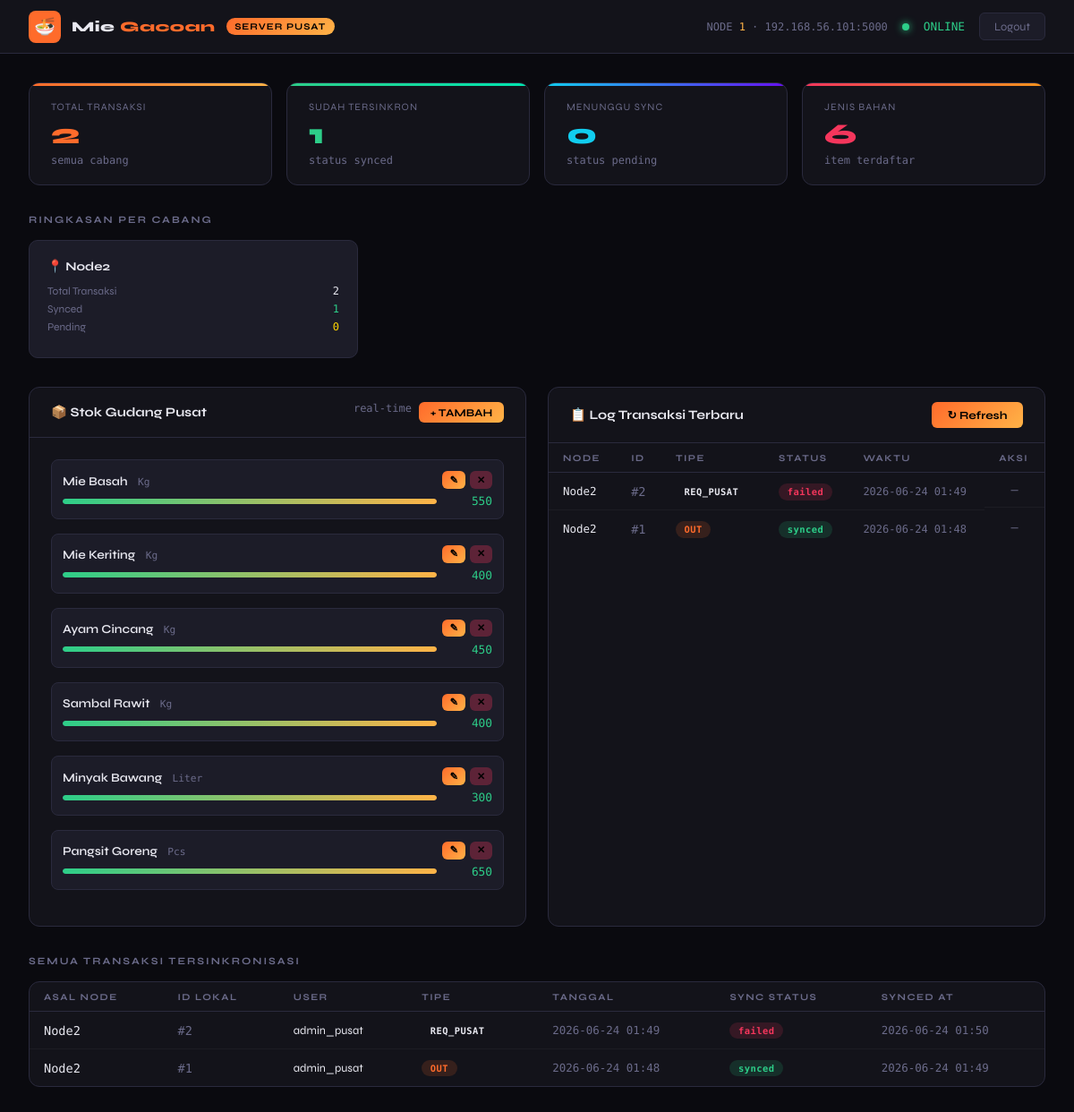
Screenshot of / (signed in) with the database file from the repository.
### tables this page shows
CREATE TABLE transaksi_header (
        asal_node       TEXT,
        id_lokal        INTEGER,
        id_user         INTEGER,
        tipe_transaksi  TEXT CHECK(tipe_transaksi IN ('IN','OUT','KASIR','REQ_PUSAT')),
        tanggal         DATETIME DEFAULT CURRENT_TIMESTAMP,
        sync_status      TEXT DEFAULT 'pending'
                        CHECK(sync_status IN ('pending','synced','failed')),
        synced_at       DATETIME,
        conflict_flag   INTEGER DEFAULT 0,
        PRIMARY KEY (asal_node, id_lokal),
        FOREIGN KEY (id_user) REFERENCES user(id_user)
    );

CREATE TABLE bahan_baku (
        id_bahan    INTEGER PRIMARY KEY AUTOINCREMENT,
        nama_bahan  TEXT UNIQUE,
        satuan      TEXT,
        stok        INTEGER DEFAULT 100
    );

CREATE TABLE user (
        id_user     INTEGER PRIMARY KEY AUTOINCREMENT,
        username    TEXT UNIQUE,
        password    TEXT,
        asal_node   TEXT
    );

### routes/_web.py (the view)
    @app.route('/', methods=['GET'])
    def index():
        if not session.get('logged_in'):
            return render_template('server_dashboard.html')
        conn = get_db()
        cursor = conn.cursor()
        cursor.execute("SELECT COUNT(*) FROM transaksi_header")
        total = cursor.fetchone()[0]
        cursor.execute("SELECT COUNT(*) FROM transaksi_header WHERE sync_status='synced'")
        synced = cursor.fetchone()[0]
        cursor.execute("SELECT COUNT(*) FROM transaksi_header WHERE sync_status='pending'")
        pending = cursor.fetchone()[0]
        cursor.execute("SELECT COUNT(*) FROM bahan_baku")
        bahan = cursor.fetchone()[0]
        stats = dict(total=total, synced=synced, pending=pending, bahan=bahan)
        cursor.execute("SELECT id_bahan, nama_bahan, satuan, stok FROM bahan_baku")
        stok = [dict(r) for r in cursor.fetchall()]
        cursor.execute('''
            SELECT asal_node,
                   COUNT(*) AS total,
                   SUM(CASE WHEN sync_status='synced'  THEN 1 ELSE 0 END) AS synced,
                   SUM(CASE WHEN sync_status='pending' THEN 1 ELSE 0 END) AS pending
            FROM transaksi_header GROUP BY asal_node
        ''')
        cabang_summary = [dict(r) for r in cursor.fetchall()]
        cursor.execute('''
            SELECT h.asal_node, h.id_lokal, h.tipe_transaksi,
                   h.tanggal, h.sync_status, h.synced_at, u.username
            FROM transaksi_header h
            LEFT JOIN user u ON h.id_user = u.id_user
            ORDER BY h.tanggal DESC LIMIT 20
        ''')
        log = [dict(r) for r in cursor.fetchall()]
        cursor.execute('''
            SELECT h.asal_node, h.id_lokal, h.tipe_transaksi,
                   h.tanggal, h.sync_status, h.synced_at, u.username
            FROM transaksi_header h
            LEFT JOIN user u ON h.id_user = u.id_user
            ORDER BY h.tanggal DESC
        ''')
        all_transaksi = [dict(r) for r in cursor.fetchall()]
        conn.close()
        return render_template('server_dashboard.html',
            stats=stats, stok=stok, cabang_summary=cabang_summary,
            log=log, all_transaksi=all_transaksi)

### server_api.py (called while the page is built)
def get_db():
    conn = sqlite3.connect(DB)
    conn.row_factory = sqlite3.Row
    return conn

### templates/server_dashboard.html (shortened to what this page needs)
<!DOCTYPE html>
<html lang="id">
<head>
</head>
<body>
{% if not session.get('logged_in') %}
<div class="login-wrap">
  <div class="login-card">
    <div class="login-logo">
      <div class="icon">🍜</div>
      <h2>Mie Gacoan <span style="color:var(--accent)">Pusat</span></h2>
      <p>Server Dashboard — Node 1</p>
    </div>
    {% if error %}
    <div class="alert-error">{{ error }}</div>
    {% endif %}
    <form method="POST" action="/login">
      <div class="form-group">
        <label>USERNAME</label>
        <input type="text" name="username" placeholder="admin_pusat" autocomplete="off" required>
      </div>
      <div class="form-group">
        <label>PASSWORD</label>
        <input type="password" name="password" placeholder="••••••••" required>
      </div>
      <button type="submit" class="btn-login">MASUK →</button>
    </form>
  </div>
</div>
{% else %}
<div class="topbar">
  <div class="logo">
    <div class="logo-icon">🍜</div>
    <div class="logo-text">Mie <span>Gacoan</span></div>
    <span class="badge-server">SERVER PUSAT</span>
  </div>
  <div class="topbar-right">
    <div class="node-info">NODE <span>1</span> · 192.168.56.101:5000</div>
    <div class="status-dot"></div>
    <div class="status-label">ONLINE</div>
    <form method="POST" action="/logout" style="margin:0">
      <button class="btn-logout">Logout</button>
    </form>
  </div>
</div>
<div class="container">
  {% include 'partials/_stats.html' %}
  <div class="section-title">Ringkasan Per Cabang</div>
  <div class="cabang-grid">
    {% for c in cabang_summary %}
    <div class="cabang-card">
      <div class="cabang-name">📍 {{ c.asal_node }}</div>
      <div class="cabang-stat">
        <span class="cabang-stat-label">Total Transaksi</span>
        <span class="cabang-stat-val">{{ c.total }}</span>
      </div>
      <div class="cabang-stat">
        <span class="cabang-stat-label">Synced</span>
        <span class="cabang-stat-val" style="color:var(--green)">{{ c.synced }}</span>
      </div>
      <div class="cabang-stat">
        <span class="cabang-stat-label">Pending</span>
        <span class="cabang-stat-val" style="color:var(--yellow)">{{ c.pending }}</span>
      </div>
    </div>
    {% endfor %}
  </div>
  <div class="grid-2">
    <div class="card">
      <div class="card-header">
        <h3>📦 Stok Gudang Pusat</h3>
        <div style="display:flex;gap:.5rem;">
          <span style="font-size:.75rem;color:var(--muted);font-family:var(--mono)">real-time</span>
          <button class="btn-refresh" onclick="openAddBahanModal()" style="padding:.3rem .8rem;font-size:.75rem;">+ TAMBAH</button>
        </div>
      </div>
      <div class="card-body" id="stok-container">
        {% for b in stok %}
        {% set pct = ((b.stok / 100 * 100) | int) %}
        {% if pct < 0 %}{% set pct = 0 %}{% endif %}
        {% if pct > 100 %}{% set pct = 100 %}{% endif %}
        <div class="stok-item" id="stok-{{ b.id_bahan }}" style="margin-bottom:1rem;padding:.75rem;background:var(--surface2);border-radius:8px;border:1px solid var(--border);">
          <div style="display:flex;justify-content:space-between;align-items:center;margin-bottom:.4rem;">
            <div>
              <span style="font-size:.85rem;font-weight:600;">{{ b.nama_bahan }}</span>
              <span style="font-size:.7rem;color:var(--muted);font-family:var(--mono);margin-left:.5rem;">{{ b.satuan }}</span>
            </div>
            <div style="display:flex;gap:.3rem;">
              <button class="btn-refresh" onclick="openEditBahanModal({{ b.id_bahan }}, '{{ b.nama_bahan }}', '{{ b.satuan }}', {{ b.stok }})" style="padding:.2rem .5rem;font-size:.7rem;">✎</button>
              <button class="btn-refresh" onclick="deleteBahan({{ b.id_bahan }})" style="padding:.2rem .5rem;font-size:.7rem;background:rgba(245,54,92,.3);">✕</button>
            </div>
          </div>
          <div class="stok-bar-wrap">
            <div class="stok-bar-bg">
              <div class="stok-bar-fill {% if pct < 20 %}danger{% elif pct < 50 %}warn{% endif %}"
                  style="width:{{ pct }}%"></div>
            </div>
            <div class="stok-num {% if b.stok < 20 %}{% set _ = '' %}{% endif %}"
                style="color:{% if b.stok < 20 %}var(--red){% elif b.stok < 50 %}var(--yellow){% else %}var(--green){% endif %}">
              {{ b.stok }}
            </div>
          </div>
        </div>
        {% endfor %}
      </div>
    </div>
    <div class="card">
      <div class="card-header">
        <h3>📋 Log Transaksi Terbaru</h3>
        <button class="btn-refresh" onclick="location.reload()">↻ Refresh</button>
      </div>
      <div class="table-wrap">
        <table>
          <thead>
            <tr>
              <th>Node</th>
              <th>ID</th>
              <th>Tipe</th>
              <th>Status</th>
              <th>Waktu</th>
              <th>Aksi</th>
            </tr>
          </thead>
          <tbody>
            {% for t in log %}
            <tr>
              <td style="font-family:var(--mono);font-size:.78rem;">{{ t.asal_node }}</td>
              <td style="font-family:var(--mono);color:var(--muted);">#{{ t.id_lokal }}</td>
              <td>
                <span class="badge badge-{{ t.tipe_transaksi|lower }}">{{ t.tipe_transaksi }}</span>
              </td>
              <td>
                <span class="badge badge-{{ t.sync_status }}">{{ t.sync_status }}</span>
              </td>
              <td style="font-size:.75rem;color:var(--muted);font-family:var(--mono);">
                {{ t.tanggal[:16] if t.tanggal else '-' }}
              </td>
              <td style="text-align: center; display: flex; gap: .3rem; justify-content: center;">
                {% if t.tipe_transaksi == 'REQ_PUSAT' and t.sync_status == 'pending' %}
                  <button class="btn-refresh" onclick="setujuiPermintaan('{{ t.asal_node }}', {{ t.id_lokal }})"
                          style="padding:.2rem .5rem; font-size:.65rem; background:var(--green); color:#000; border:none;">✓ SETUJU</button>
                  <button class="btn-refresh" onclick="tolakPermintaan('{{ t.asal_node }}', {{ t.id_lokal }})"
                          style="padding:.2rem .5rem; font-size:.65rem; background:var(--red); color:#fff; border:none;">✕ TOLAK</button>
                {% else %}
                  <span style="color:var(--muted); font-size:.75rem;">—</span>
                {% endif %}
              </td>
            </tr>
            {% endfor %}
          </tbody>
        </table>
      </div>
    </div>
  </div>
  <div class="section-title">Semua Transaksi Tersinkronisasi</div>
  <div class="card">
    <div class="table-wrap" style="max-height:400px;">
      <table>
        <thead>
          <tr>
            <th>Asal Node</th><th>ID Lokal</th><th>User</th>
            <th>Tipe</th><th>Tanggal</th><th>Sync Status</th><th>Synced At</th>
          </tr>
        </thead>
        <tbody>
          {% for t in all_transaksi %}
          <tr>
            <td style="font-family:var(--mono);">{{ t.asal_node }}</td>
            <td style="font-family:var(--mono);color:var(--muted);">#{{ t.id_lokal }}</td>
            <td style="font-size:.8rem;">{{ t.username or '-' }}</td>
            <td><span class="badge badge-{{ t.tipe_transaksi|lower }}">{{ t.tipe_transaksi }}</span></td>
            <td style="font-size:.78rem;color:var(--muted);font-family:var(--mono);">{{ t.tanggal[:16] if t.tanggal else '-' }}</td>
            <td><span class="badge badge-{{ t.sync_status }}">{{ t.sync_status }}</span></td>
            <td style="font-size:.78rem;color:var(--muted);font-family:var(--mono);">{{ t.synced_at[:16] if t.synced_at else '-' }}</td>
          </tr>
          {% endfor %}
        </tbody>
      </table>
    </div>
  </div>
</div>
{% endif %}
</body>
</html>

### templates/partials/_stats.html
  <div class="stats-grid">
    <div class="stat-card">
      <div class="stat-label">TOTAL TRANSAKSI</div>
      <div class="stat-value accent">{{ stats.total }}</div>
      <div class="stat-sub">semua cabang</div>
    </div>
    <div class="stat-card green">
      <div class="stat-label">SUDAH TERSINKRON</div>
      <div class="stat-value green">{{ stats.synced }}</div>
      <div class="stat-sub">status synced</div>
    </div>
    <div class="stat-card blue">
      <div class="stat-label">MENUNGGU SYNC</div>
      <div class="stat-value blue">{{ stats.pending }}</div>
      <div class="stat-sub">status pending</div>
    </div>
    <div class="stat-card red">
      <div class="stat-label">JENIS BAHAN</div>
      <div class="stat-value red">{{ stats.bahan }}</div>
      <div class="stat-sub">item terdaftar</div>
    </div>
  </div>

### rows the page displays
transaksi_header: asal_node "Node2", total "2", synced "1", pending "0", id_lokal "2", tipe_transaksi "REQ_PUSAT", sync_status "failed", tanggal "2026-06-24 01:49", username "admin_pusat", synced_at "2026-06-24 01:50"
bahan_baku: nama_bahan "Mie Basah", satuan "Kg", {{ pct }} 100 (drawn), stok "550"
bahan_baku: nama_bahan "Mie Keriting", satuan "Kg", {{ pct }} 100 (drawn), stok "400"
bahan_baku: nama_bahan "Ayam Cincang", satuan "Kg", {{ pct }} 100 (drawn), stok "450"
bahan_baku: nama_bahan "Sambal Rawit", satuan "Kg", {{ pct }} 100 (drawn), stok "400"
bahan_baku: nama_bahan "Minyak Bawang", satuan "Liter", {{ pct }} 100 (drawn), stok "300"
bahan_baku: nama_bahan "Pangsit Goreng", satuan "Pcs", {{ pct }} 100 (drawn), stok "650"
transaksi_header: asal_node "Node2", id_lokal "1", tipe_transaksi "OUT", sync_status "synced", tanggal "2026-06-24 01:48", username "admin_pusat", synced_at "2026-06-24 01:49"

### other values shown
{{ stats.total }} "2"
{{ stats.synced }} "1"
{{ stats.pending }} "0"
{{ stats.bahan }} "6"
